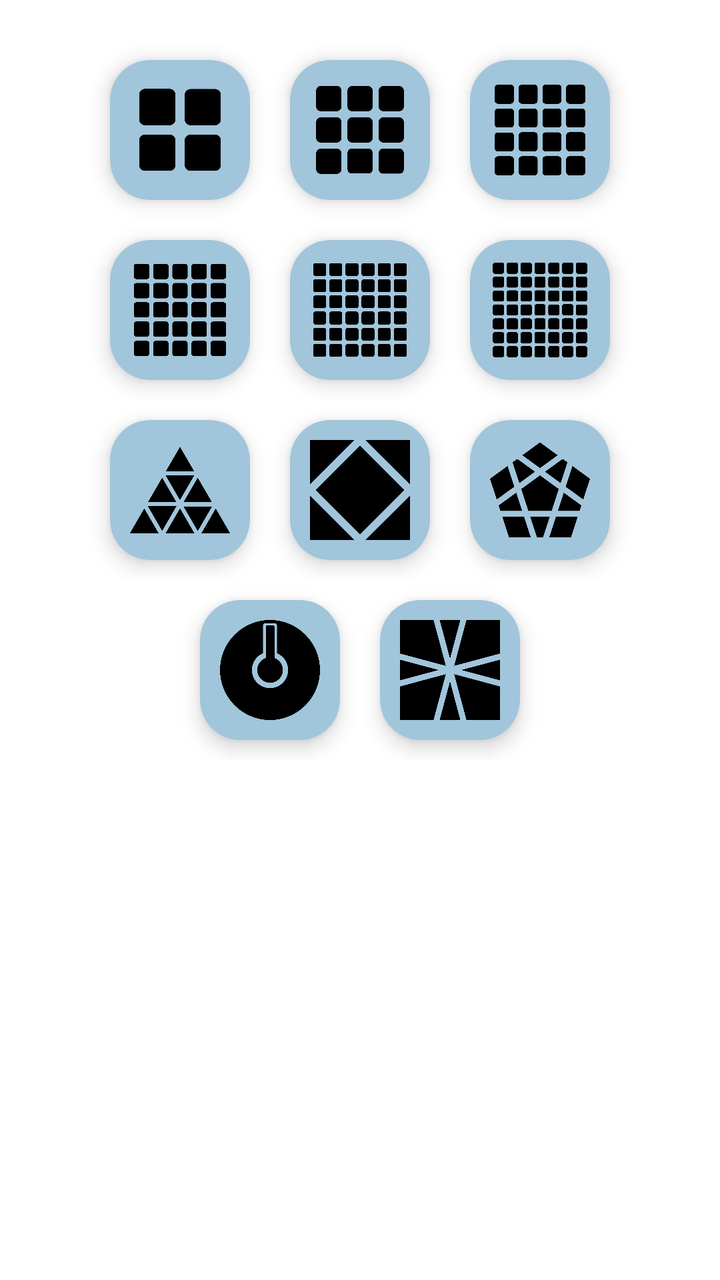
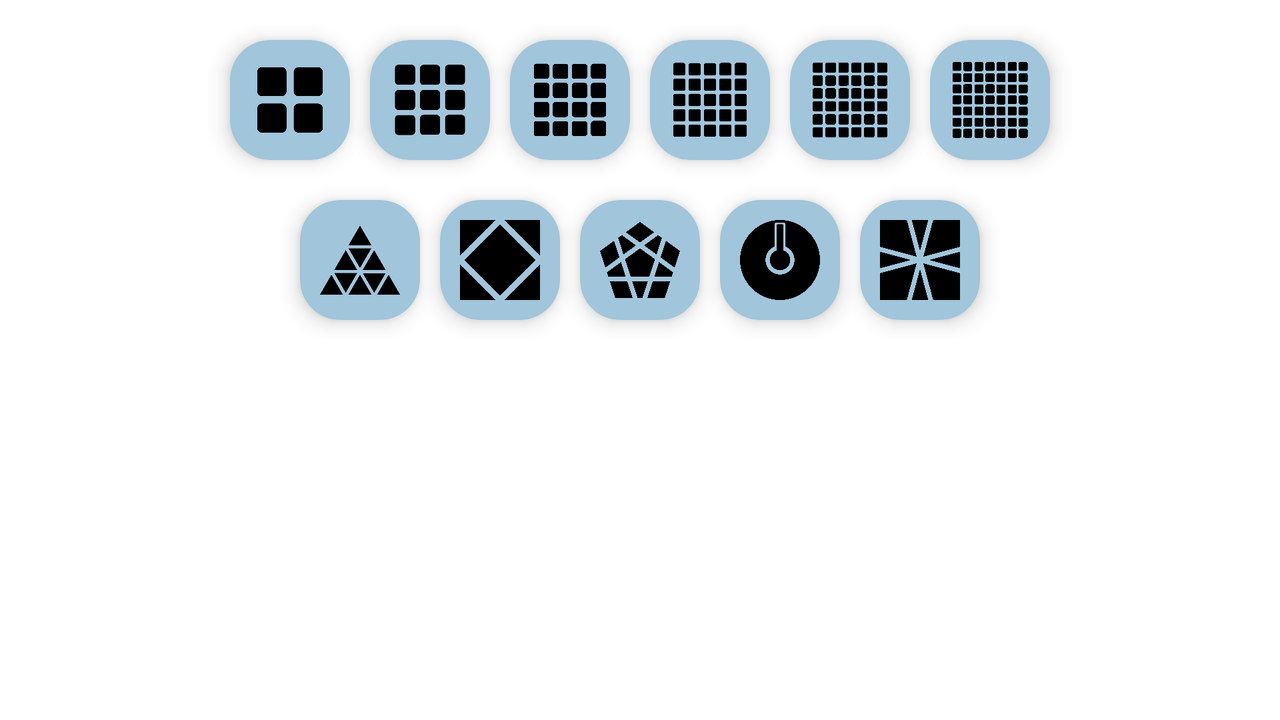

One screen, two layout resources from the same app: the default and the repository's alternative for another configuration. Each is rendered where Android would select it; the XML of both is given below.
<!-- AndroidManifest.xml: application theme AppTheme -->
<!-- res/layout/dialog_puzzle_choice.xml -->
<?xml version="1.0" encoding="utf-8"?>
<RelativeLayout xmlns:android="http://schemas.android.com/apk/res/android"
    xmlns:app="http://schemas.android.com/apk/res-auto"
    android:layout_width="match_parent"
    android:layout_height="match_parent">

    <LinearLayout
        android:id="@+id/dialog_puzzle_choice_layout_1"
        android:layout_width="match_parent"
        android:layout_marginTop="20dp"
        android:layout_height="90dp"
        android:gravity="center"
        android:orientation="horizontal">

        <com.google.android.material.card.MaterialCardView
            android:id="@+id/dialog_puzzle_choice_type_0"
            android:layout_width="70dp"
            android:layout_height="70dp"
            android:orientation="vertical"
            android:theme="@style/AppTheme"
            app:cardBackgroundColor="@color/colorMsgRightItem"
            app:cardCornerRadius="20dp"
            app:cardElevation="6dp">

            <ImageView
                android:layout_width="match_parent"
                android:layout_height="match_parent"
                android:layout_margin="10dp"
                android:src="@drawable/cube_typo0" />

        </com.google.android.material.card.MaterialCardView>

        <com.google.android.material.card.MaterialCardView
            android:id="@+id/dialog_puzzle_choice_type_1"
            android:layout_width="70dp"
            android:layout_height="70dp"
            android:layout_marginHorizontal="20dp"
            android:orientation="vertical"
            android:theme="@style/AppTheme"
            app:cardBackgroundColor="@color/colorMsgRightItem"
            app:cardCornerRadius="20dp"
            app:cardElevation="6dp">

            <ImageView
                android:layout_width="match_parent"
                android:layout_height="match_parent"
                android:layout_margin="10dp"
                android:src="@drawable/cube_typo1" />

        </com.google.android.material.card.MaterialCardView>

        <com.google.android.material.card.MaterialCardView
            android:id="@+id/dialog_puzzle_choice_type_2"
            android:layout_width="70dp"
            android:layout_height="70dp"
            android:orientation="vertical"
            android:theme="@style/AppTheme"
            app:cardBackgroundColor="@color/colorMsgRightItem"
            app:cardCornerRadius="20dp"
            app:cardElevation="6dp">

            <ImageView
                android:layout_width="match_parent"
                android:layout_height="match_parent"
                android:layout_margin="10dp"
                android:src="@drawable/cube_typo2" />

        </com.google.android.material.card.MaterialCardView>

    </LinearLayout>

    <LinearLayout
        android:id="@+id/dialog_puzzle_choice_layout_2"
        android:layout_width="match_parent"
        android:layout_height="90dp"
        android:layout_below="@id/dialog_puzzle_choice_layout_1"
        android:gravity="center"
        android:orientation="horizontal">

        <com.google.android.material.card.MaterialCardView
            android:id="@+id/dialog_puzzle_choice_type_3"
            android:layout_width="70dp"
            android:layout_height="70dp"
            android:orientation="vertical"
            android:theme="@style/AppTheme"
            app:cardBackgroundColor="@color/colorMsgRightItem"
            app:cardCornerRadius="20dp"
            app:cardElevation="6dp">

            <ImageView
                android:layout_width="match_parent"
                android:layout_height="match_parent"
                android:layout_margin="10dp"
                android:src="@drawable/cube_typo3" />

        </com.google.android.material.card.MaterialCardView>

        <com.google.android.material.card.MaterialCardView
            android:id="@+id/dialog_puzzle_choice_type_4"
            android:layout_width="70dp"
            android:layout_height="70dp"
            android:layout_marginHorizontal="20dp"
            android:orientation="vertical"
            android:theme="@style/AppTheme"
            app:cardBackgroundColor="@color/colorMsgRightItem"
            app:cardCornerRadius="20dp"
            app:cardElevation="6dp">

            <ImageView
                android:layout_width="match_parent"
                android:layout_height="match_parent"
                android:layout_margin="10dp"
                android:src="@drawable/cube_typo4" />

        </com.google.android.material.card.MaterialCardView>

        <com.google.android.material.card.MaterialCardView
            android:id="@+id/dialog_puzzle_choice_type_5"
            android:layout_width="70dp"
            android:layout_height="70dp"
            android:orientation="vertical"
            android:theme="@style/AppTheme"
            app:cardBackgroundColor="@color/colorMsgRightItem"
            app:cardCornerRadius="20dp"
            app:cardElevation="6dp">

            <ImageView
                android:layout_width="match_parent"
                android:layout_height="match_parent"
                android:layout_margin="10dp"
                android:src="@drawable/cube_typo5" />

        </com.google.android.material.card.MaterialCardView>

    </LinearLayout>

    <LinearLayout
        android:id="@+id/dialog_puzzle_choice_layout_3"
        android:layout_width="match_parent"
        android:layout_height="90dp"
        android:layout_below="@id/dialog_puzzle_choice_layout_2"
        android:gravity="center"
        android:orientation="horizontal">

        <com.google.android.material.card.MaterialCardView
            android:id="@+id/dialog_puzzle_choice_pyraminx"
            android:layout_width="70dp"
            android:layout_height="70dp"
            android:orientation="vertical"
            android:theme="@style/AppTheme"
            app:cardBackgroundColor="@color/colorMsgRightItem"
            app:cardCornerRadius="20dp"
            app:cardElevation="6dp">

            <ImageView
                android:layout_width="match_parent"
                android:layout_height="match_parent"
                android:layout_margin="10dp"
                android:src="@drawable/cube_pyraminx" />

        </com.google.android.material.card.MaterialCardView>

        <com.google.android.material.card.MaterialCardView
            android:id="@+id/dialog_puzzle_choice_sqube"
            android:layout_width="70dp"
            android:layout_height="70dp"
            android:layout_marginHorizontal="20dp"
            android:orientation="vertical"
            android:theme="@style/AppTheme"
            app:cardBackgroundColor="@color/colorMsgRightItem"
            app:cardCornerRadius="20dp"
            app:cardElevation="6dp">

            <ImageView
                android:layout_width="match_parent"
                android:layout_height="match_parent"
                android:layout_margin="10dp"
                android:src="@drawable/cube_sqube" />

        </com.google.android.material.card.MaterialCardView>

        <com.google.android.material.card.MaterialCardView
            android:id="@+id/dialog_puzzle_choice_megaminx"
            android:layout_width="70dp"
            android:layout_height="70dp"
            android:orientation="vertical"
            android:theme="@style/AppTheme"
            app:cardBackgroundColor="@color/colorMsgRightItem"
            app:cardCornerRadius="20dp"
            app:cardElevation="6dp">

            <ImageView
                android:layout_width="match_parent"
                android:layout_height="match_parent"
                android:layout_margin="10dp"
                android:src="@drawable/cube_megaminx" />

        </com.google.android.material.card.MaterialCardView>

    </LinearLayout>

    <LinearLayout
        android:id="@+id/dialog_puzzle_choice_layout_4"
        android:layout_width="match_parent"
        android:layout_height="90dp"
        android:layout_marginBottom="20dp"
        android:layout_below="@id/dialog_puzzle_choice_layout_3"
        android:gravity="center"
        android:orientation="horizontal">

        <com.google.android.material.card.MaterialCardView
            android:id="@+id/dialog_puzzle_choice_clock"
            android:layout_width="70dp"
            android:layout_height="70dp"
            android:orientation="vertical"
            android:theme="@style/AppTheme"
            app:cardBackgroundColor="@color/colorMsgRightItem"
            app:cardCornerRadius="20dp"
            app:cardElevation="6dp">

            <ImageView
                android:layout_width="match_parent"
                android:layout_height="match_parent"
                android:layout_margin="10dp"
                android:src="@drawable/cube_clock" />

        </com.google.android.material.card.MaterialCardView>

        <com.google.android.material.card.MaterialCardView
            android:id="@+id/dialog_puzzle_choice_square1"
            android:layout_width="70dp"
            android:layout_height="70dp"
            android:layout_marginStart="20dp"
            android:orientation="vertical"
            android:theme="@style/AppTheme"
            app:cardBackgroundColor="@color/colorMsgRightItem"
            app:cardCornerRadius="20dp"
            app:cardElevation="6dp">

            <ImageView
                android:layout_width="match_parent"
                android:layout_height="match_parent"
                android:layout_margin="10dp"
                android:src="@drawable/cube_square1" />

        </com.google.android.material.card.MaterialCardView>

    </LinearLayout>

</RelativeLayout>
<!-- resources referenced by this layout -->
<resources>
  <color name="colorMsgRightItem">#a1c5db</color>
  <!-- drawable cube_clock: png bitmap (drawable-xxhdpi, 13118 bytes) -->
  <!-- drawable cube_megaminx: png bitmap (drawable-xxhdpi, 14947 bytes) -->
  <!-- drawable cube_pyraminx: png bitmap (drawable-xxhdpi, 15670 bytes) -->
  <!-- drawable cube_square1: png bitmap (drawable-xxhdpi, 12790 bytes) -->
  <!-- drawable cube_sqube: png bitmap (drawable-xxhdpi, 8021 bytes) -->
  <!-- drawable cube_typo0: png bitmap (drawable-xxhdpi, 6897 bytes) -->
  <!-- drawable cube_typo1: png bitmap (drawable-v24, 12652 bytes) -->
  <!-- drawable cube_typo2: png bitmap (drawable-v24, 20475 bytes) -->
  <!-- drawable cube_typo3: png bitmap (drawable-xxhdpi, 30866 bytes) -->
  <!-- drawable cube_typo4: png bitmap (drawable-xxhdpi, 42517 bytes) -->
  <!-- drawable cube_typo5: png bitmap (drawable-xxhdpi, 55814 bytes) -->
  <!-- from res/values-notnight/ -->
  <style name="AppTheme" parent="Theme.MaterialComponents.DayNight.NoActionBar">
          <item name="colorPrimary">#FFC107</item>
          <item name="colorControlActivated">@color/colorAccent</item>
          <item name="android:windowContentTransitions">true</item>
          <item name="colorPrimaryDark">@color/colorBackground</item>
          <item name="colorAccent">#263238</item>
          <item name="android:windowTranslucentStatus">true</item>
          <item name="materialAlertDialogTheme">@style/AlertDialogTheme</item>
      </style>
  <color name="colorAccent">#263238</color>
  <color name="colorBackground">#719fc1</color>
  <style name="AlertDialogTheme" parent="ThemeOverlay.MaterialComponents.Dialog.Alert">
          <item name="buttonBarNegativeButtonStyle">@style/NegativeButtonStyle</item>
          <item name="buttonBarPositiveButtonStyle">@style/PositiveButtonStyle</item>
          <item name="buttonBarNeutralButtonStyle">@style/NeutralButtonStyle</item>
      </style>
  <style name="NegativeButtonStyle" parent="Widget.MaterialComponents.Button.TextButton.Dialog">
          <item name="android:textColor">@color/colorNegativeBtn</item>
      </style>
  <style name="PositiveButtonStyle" parent="Widget.MaterialComponents.Button.TextButton.Dialog">
          <item name="android:textColor">@color/colorPositiveBtn</item>
      </style>
  <style name="NeutralButtonStyle" parent="Widget.MaterialComponents.Button.TextButton.Dialog">
          <item name="android:textColor">@color/colorNeutralBtn</item>
      </style>
  <color name="colorNegativeBtn">#A62E2E</color>
  <color name="colorPositiveBtn">#FFC107</color>
  <color name="colorNeutralBtn">#FB8C00</color>
</resources>
<!-- res/layout-land/dialog_puzzle_choice.xml (the repository's variant of the layout above) -->
<!-- drawn on the phone turned sideways -->
<?xml version="1.0" encoding="utf-8"?>
<RelativeLayout xmlns:android="http://schemas.android.com/apk/res/android"
    xmlns:app="http://schemas.android.com/apk/res-auto"
    android:layout_width="match_parent"
    android:layout_height="match_parent">

    <LinearLayout
        android:id="@+id/dialog_puzzle_choice_layout_1"
        android:layout_width="match_parent"
        android:layout_marginTop="10dp"
        android:layout_height="80dp"
        android:gravity="center"
        android:orientation="horizontal">

        <com.google.android.material.card.MaterialCardView
            android:id="@+id/dialog_puzzle_choice_type_0"
            android:layout_width="60dp"
            android:layout_height="60dp"
            android:orientation="vertical"
            android:theme="@style/AppTheme"
            app:cardBackgroundColor="@color/colorMsgRightItem"
            app:cardCornerRadius="20dp"
            app:cardElevation="6dp">

            <ImageView
                android:layout_width="match_parent"
                android:layout_height="match_parent"
                android:layout_margin="10dp"
                android:src="@drawable/cube_typo0" />

        </com.google.android.material.card.MaterialCardView>

        <com.google.android.material.card.MaterialCardView
            android:id="@+id/dialog_puzzle_choice_type_1"
            android:layout_width="60dp"
            android:layout_height="60dp"
            android:layout_marginHorizontal="10dp"
            android:orientation="vertical"
            android:theme="@style/AppTheme"
            app:cardBackgroundColor="@color/colorMsgRightItem"
            app:cardCornerRadius="20dp"
            app:cardElevation="6dp">

            <ImageView
                android:layout_width="match_parent"
                android:layout_height="match_parent"
                android:layout_margin="10dp"
                android:src="@drawable/cube_typo1" />

        </com.google.android.material.card.MaterialCardView>

        <com.google.android.material.card.MaterialCardView
            android:id="@+id/dialog_puzzle_choice_type_2"
            android:layout_width="60dp"
            android:layout_height="60dp"
            android:orientation="vertical"
            android:theme="@style/AppTheme"
            app:cardBackgroundColor="@color/colorMsgRightItem"
            app:cardCornerRadius="20dp"
            app:cardElevation="6dp">

            <ImageView
                android:layout_width="match_parent"
                android:layout_height="match_parent"
                android:layout_margin="10dp"
                android:src="@drawable/cube_typo2" />

        </com.google.android.material.card.MaterialCardView>

        <com.google.android.material.card.MaterialCardView
            android:id="@+id/dialog_puzzle_choice_type_3"
            android:layout_width="60dp"
            android:layout_height="60dp"
            android:orientation="vertical"
            android:theme="@style/AppTheme"
            android:layout_marginStart="10dp"
            app:cardBackgroundColor="@color/colorMsgRightItem"
            app:cardCornerRadius="20dp"
            app:cardElevation="6dp">

            <ImageView
                android:layout_width="match_parent"
                android:layout_height="match_parent"
                android:layout_margin="10dp"
                android:src="@drawable/cube_typo3" />

        </com.google.android.material.card.MaterialCardView>

        <com.google.android.material.card.MaterialCardView
            android:id="@+id/dialog_puzzle_choice_type_4"
            android:layout_width="60dp"
            android:layout_height="60dp"
            android:layout_marginHorizontal="10dp"
            android:orientation="vertical"
            android:theme="@style/AppTheme"
            app:cardBackgroundColor="@color/colorMsgRightItem"
            app:cardCornerRadius="20dp"
            app:cardElevation="6dp">

            <ImageView
                android:layout_width="match_parent"
                android:layout_height="match_parent"
                android:layout_margin="10dp"
                android:src="@drawable/cube_typo4" />

        </com.google.android.material.card.MaterialCardView>

        <com.google.android.material.card.MaterialCardView
            android:id="@+id/dialog_puzzle_choice_type_5"
            android:layout_width="60dp"
            android:layout_height="60dp"
            android:orientation="vertical"
            android:theme="@style/AppTheme"
            app:cardBackgroundColor="@color/colorMsgRightItem"
            app:cardCornerRadius="20dp"
            app:cardElevation="6dp">

            <ImageView
                android:layout_width="match_parent"
                android:layout_height="match_parent"
                android:layout_margin="10dp"
                android:src="@drawable/cube_typo5" />

        </com.google.android.material.card.MaterialCardView>

    </LinearLayout>

    <LinearLayout
        android:id="@+id/dialog_puzzle_choice_layout_3"
        android:layout_width="match_parent"
        android:layout_height="80dp"
        android:layout_marginBottom="30dp"
        android:layout_below="@id/dialog_puzzle_choice_layout_1"
        android:gravity="center"
        android:orientation="horizontal">

        <com.google.android.material.card.MaterialCardView
            android:id="@+id/dialog_puzzle_choice_pyraminx"
            android:layout_width="60dp"
            android:layout_height="60dp"
            android:orientation="vertical"
            android:theme="@style/AppTheme"
            app:cardBackgroundColor="@color/colorMsgRightItem"
            app:cardCornerRadius="20dp"
            app:cardElevation="6dp">

            <ImageView
                android:layout_width="match_parent"
                android:layout_height="match_parent"
                android:layout_margin="10dp"
                android:src="@drawable/cube_pyraminx" />

        </com.google.android.material.card.MaterialCardView>

        <com.google.android.material.card.MaterialCardView
            android:id="@+id/dialog_puzzle_choice_sqube"
            android:layout_width="60dp"
            android:layout_height="60dp"
            android:layout_marginHorizontal="10dp"
            android:orientation="vertical"
            android:theme="@style/AppTheme"
            app:cardBackgroundColor="@color/colorMsgRightItem"
            app:cardCornerRadius="20dp"
            app:cardElevation="6dp">

            <ImageView
                android:layout_width="match_parent"
                android:layout_height="match_parent"
                android:layout_margin="10dp"
                android:src="@drawable/cube_sqube" />

        </com.google.android.material.card.MaterialCardView>

        <com.google.android.material.card.MaterialCardView
            android:id="@+id/dialog_puzzle_choice_megaminx"
            android:layout_width="60dp"
            android:layout_height="60dp"
            android:orientation="vertical"
            android:theme="@style/AppTheme"
            app:cardBackgroundColor="@color/colorMsgRightItem"
            app:cardCornerRadius="20dp"
            app:cardElevation="6dp">

            <ImageView
                android:layout_width="match_parent"
                android:layout_height="match_parent"
                android:layout_margin="10dp"
                android:src="@drawable/cube_megaminx" />

        </com.google.android.material.card.MaterialCardView>

        <com.google.android.material.card.MaterialCardView
            android:id="@+id/dialog_puzzle_choice_clock"
            android:layout_width="60dp"
            android:layout_height="60dp"
            android:layout_marginStart="10dp"
            android:orientation="vertical"
            android:theme="@style/AppTheme"
            app:cardBackgroundColor="@color/colorMsgRightItem"
            app:cardCornerRadius="20dp"
            app:cardElevation="6dp">

            <ImageView
                android:layout_width="match_parent"
                android:layout_height="match_parent"
                android:layout_margin="10dp"
                android:src="@drawable/cube_clock" />

        </com.google.android.material.card.MaterialCardView>

        <com.google.android.material.card.MaterialCardView
            android:id="@+id/dialog_puzzle_choice_square1"
            android:layout_width="60dp"
            android:layout_height="60dp"
            android:layout_marginStart="10dp"
            android:orientation="vertical"
            android:theme="@style/AppTheme"
            app:cardBackgroundColor="@color/colorMsgRightItem"
            app:cardCornerRadius="20dp"
            app:cardElevation="6dp">

            <ImageView
                android:layout_width="match_parent"
                android:layout_height="match_parent"
                android:layout_margin="10dp"
                android:src="@drawable/cube_square1" />

        </com.google.android.material.card.MaterialCardView>

    </LinearLayout>

</RelativeLayout>
